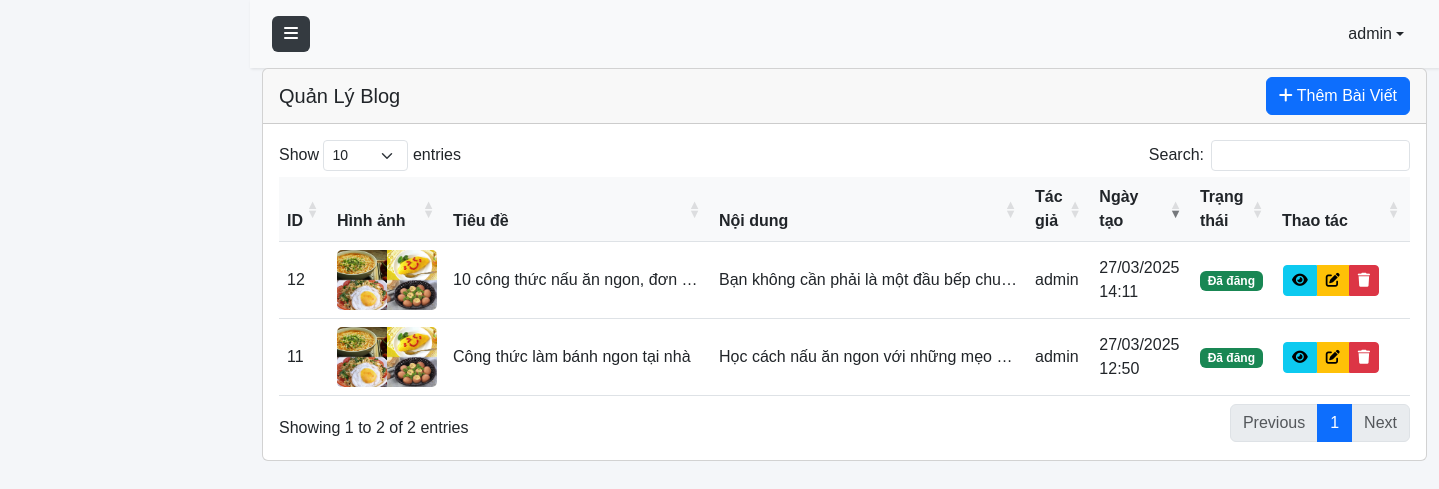
Page /admin/blogs.php (signed in) on the committed database.
### tables this page shows
CREATE TABLE `account` (
  `account_id` int(11) NOT NULL,
  `username` varchar(50) NOT NULL,
  `password` text NOT NULL,
  `email` varchar(50) NOT NULL,
  `phone` varchar(50) NOT NULL,
  `id_role` int(11) NOT NULL,
  `address` varchar(200) DEFAULT NULL,
  `status` int(11) DEFAULT NULL,
  `login_attempts` int(11) DEFAULT 0,
  `locked_until` datetime DEFAULT NULL,
  `profile_image` varchar(255) DEFAULT NULL,
  `reputation_points` int(11) DEFAULT 100
);

CREATE TABLE `blog` (
  `blog_id` int(11) NOT NULL,
  `title` varchar(255) NOT NULL,
  `content` text NOT NULL,
  `image` varchar(255) DEFAULT NULL,
  `author_id` int(11) NOT NULL,
  `created_at` datetime DEFAULT current_timestamp(),
  `updated_at` datetime DEFAULT current_timestamp() ON UPDATE current_timestamp(),
  `status` enum('draft','published') DEFAULT 'draft'
);

### admin/blogs.php (the view, shortened to what this page needs)
<?php
$database = new Database();
$conn = $database->getConnection();
try {
    $stmt = $conn->query("
        SELECT b.*, a.username as author_name
        FROM blog b
        LEFT JOIN account a ON b.author_id = a.account_id
        ORDER BY b.created_at DESC
    ");
    $blogs = $stmt->fetchAll(PDO::FETCH_ASSOC);
} catch(PDOException $e) {
    $_SESSION['toast'] = [
        'message' => 'Lỗi khi lấy dữ liệu: ' . $e->getMessage(),
        'type' => 'error'
    ];
    $blogs = [];
}
?>
<!DOCTYPE html>
<html lang="vi">
<head>
    <link href="https://cdn.jsdelivr.net/npm/bootstrap@5.3.0/dist/css/bootstrap.min.css" rel="stylesheet">
    <link rel="stylesheet" href="https://cdnjs.cloudflare.com/ajax/libs/font-awesome/6.4.0/css/all.min.css">
    <link rel="stylesheet" href="https://cdn.datatables.net/1.13.7/css/dataTables.bootstrap5.min.css">
    <link rel="stylesheet" href="https://cdn.jsdelivr.net/npm/toastify-js/src/toastify.min.css">
    <link rel="stylesheet" href="../assets/css/admin.css">
    <link rel="stylesheet" href="../assets/css/toast.css">
</head>
<body>
    <div class="wrapper">
        <div id="content">
            <?php include 'includes/navbar.php'; ?>
            <div class="container-fluid">
                <div class="card">
                    <div class="card-header d-flex justify-content-between align-items-center">
                        <h5 class="card-title mb-0">Quản Lý Blog</h5>
                        <button class="btn btn-primary" data-bs-toggle="modal" data-bs-target="#addBlogModal">
                            <i class="fas fa-plus"></i> Thêm Bài Viết
                        </button>
                    </div>
                    <div class="card-body">
                        <div class="table-responsive">
                            <table class="table table-hover" id="blogsTable">
                                <thead>
                                    <tr>
                                        <th>ID</th>
                                        <th>Hình ảnh</th>
                                        <th>Tiêu đề</th>
                                        <th>Nội dung</th>
                                        <th>Tác giả</th>
                                        <th>Ngày tạo</th>
                                        <th>Trạng thái</th>
                                        <th>Thao tác</th>
                                    </tr>
                                </thead>
                                <tbody>
                                    <?php foreach ($blogs as $blog): ?>
                                        <tr>
                                            <td><?php echo $blog['blog_id']; ?></td>
                                            <td>
                                                <?php if ($blog['image']): ?>
                                                    <img src="../uploads/blogs/<?php echo $blog['image']; ?>" class="blog-image" alt="<?php echo $blog['title']; ?>">
                                                <?php else: ?>
                                                    <img src="../assets/images/no-image.jpg" class="blog-image" alt="No Image">
                                                <?php endif; ?>
                                            </td>
                                            <td class="title-column"><?php echo htmlspecialchars($blog['title']); ?></td>
                                            <td class="content-column"><?php echo htmlspecialchars($blog['content']); ?></td>
                                            <td><?php echo htmlspecialchars($blog['author_name']); ?></td>
                                            <td><?php echo date('d/m/Y H:i', strtotime($blog['created_at'])); ?></td>
                                            <td>
                                                <?php if ($blog['status'] == 'published'): ?>
                                                    <span class="badge bg-success">Đã đăng</span>
                                                <?php else: ?>
                                                    <span class="badge bg-warning">Nháp</span>
                                                <?php endif; ?>
                                            </td>
                                            <td class="action-column">
                                                <div class="btn-group" role="group">
                                                    <button class="btn btn-sm btn-info" onclick="viewBlog(<?php echo $blog['blog_id']; ?>)">
                                                        <i class="fas fa-eye"></i>
                                                    </button>
                                                    <button class="btn btn-sm btn-warning" onclick="editBlog(<?php echo $blog['blog_id']; ?>)">
                                                        <i class="fas fa-edit"></i>
                                                    </button>
                                                    <button class="btn btn-sm btn-danger" onclick="deleteBlog(<?php echo $blog['blog_id']; ?>)">
                                                        <i class="fas fa-trash"></i>
                                                    </button>
                                                </div>
                                            </td>
                                        </tr>
                                    <?php endforeach; ?>
                                </tbody>
                            </table>
                        </div>
                    </div>
                </div>
            </div>
        </div>
    </div>
</body>
</html>

### admin/includes/navbar.php (shortened to what this page needs)
<?php
$stmt = $conn->prepare("SELECT * FROM Account WHERE account_id = ?");
$stmt->execute([$_SESSION['user_id']]);
$admin = $stmt->fetch(PDO::FETCH_ASSOC);
?>
<nav class="navbar navbar-expand-lg navbar-light bg-light">
    <div class="container-fluid">
        <button type="button" id="sidebarCollapse" class="btn btn-primary">
            <i class="fas fa-bars"></i>
        </button>
        <div class="d-flex align-items-center">
            <div class="dropdown">
                <button class="btn dropdown-toggle d-flex align-items-center" type="button" id="dropdownMenuButton"
                        data-bs-toggle="dropdown" aria-expanded="false">
                    <span><?php echo htmlspecialchars($admin['username']); ?></span>
                </button>
            </div>
        </div>
    </div>
</nav>

### assets/css/admin.css (style rules this page uses)
:root { --primary-color: #E3B448; --sidebar-width: 250px; --header-height: 60px; --sidebar-bg: #2c3e50; --content-bg: #f4f6f9; }
body { font-family: 'Poppins', sans-serif; background: var(--content-bg); }
.wrapper { display: flex; width: 100%; align-items: stretch; }
#content { width: 100%; min-height: 100vh; transition: all 0.3s; margin-left: 250px; }
.navbar { padding: 15px 10px; background: #fff; border: none; border-radius: 0; box-shadow: 1px 1px 3px rgba(0, 0, 0, 0.1); }
#sidebarCollapse { background: #343a40; border: none; }
.table { margin: 0; }
.table th { font-weight: 600; background-color: #f8f9fa; }
.table td { vertical-align: middle; }

### admin/blogs.php (style rules this page uses)
.blog-image { width: 100px; height: 60px; object-fit: cover; border-radius: 5px; }
.title-column { max-width: 250px; white-space: nowrap; overflow: hidden; text-overflow: ellipsis; }
.content-column { max-width: 300px; white-space: nowrap; overflow: hidden; text-overflow: ellipsis; }
.action-column { white-space: nowrap; min-width: 120px; }
.action-column .btn { padding: 0.25rem 0.5rem; font-size: 0.875rem; line-height: 1.5; margin: 0 1px; }

### rows in the picture
account: username "admin"
blog: blog_id "12", image (picture), title "10 công thức nấu ăn ngon, đơn…", content "Bạn không cần phải là một đầu bếp chu…", author.username "admin", created_at "27/03/2025 14:11", status "Đã đăng"
blog: blog_id "11", image (picture), title "Công thức làm bánh ngon tại nhà", content "Học cách nấu ăn ngon với những mẹo…", author.username "admin", created_at "27/03/2025 12:50", status "Đã đăng"
